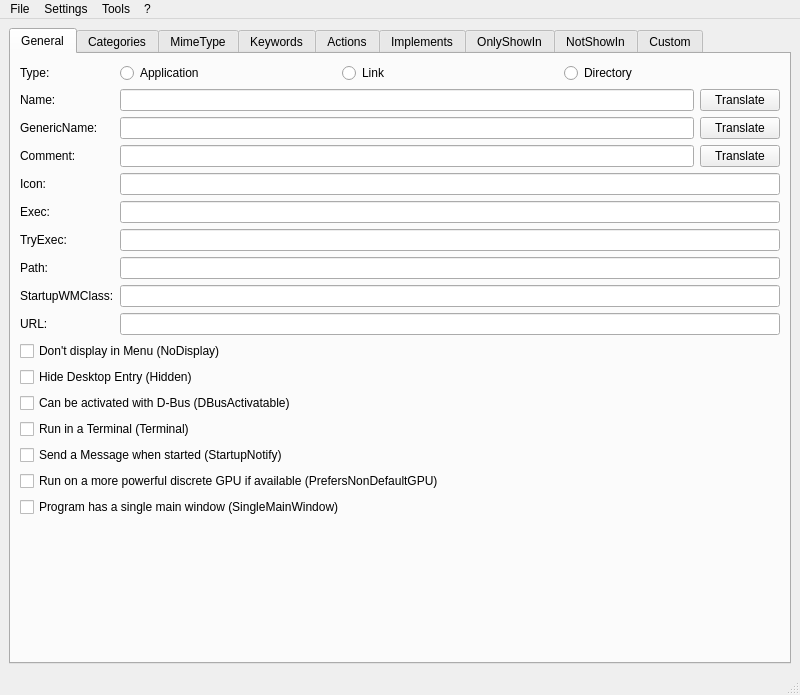
<?xml version="1.0" encoding="UTF-8"?>
<ui version="4.0">
 <class>MainWindow</class>
 <widget class="QMainWindow" name="MainWindow">
  <property name="geometry">
   <rect>
    <x>0</x>
    <y>0</y>
    <width>800</width>
    <height>695</height>
   </rect>
  </property>
  <property name="windowTitle">
   <string notr="true">MainWindow</string>
  </property>
  <widget class="QWidget" name="centralwidget">
   <layout class="QVBoxLayout" name="verticalLayout">
    <item>
     <widget class="QTabWidget" name="main_tab_widget">
      <property name="currentIndex">
       <number>0</number>
      </property>
      <widget class="QWidget" name="general_tab">
       <attribute name="title">
        <string>General</string>
       </attribute>
       <layout class="QFormLayout" name="formLayout">
        <item row="0" column="0">
         <widget class="QLabel" name="label">
          <property name="text">
           <string>Type:</string>
          </property>
         </widget>
        </item>
        <item row="0" column="1">
         <layout class="QHBoxLayout" name="horizontalLayout">
          <item>
           <widget class="QRadioButton" name="application_type_rad">
            <property name="text">
             <string>Application</string>
            </property>
           </widget>
          </item>
          <item>
           <widget class="QRadioButton" name="link_type_rad">
            <property name="text">
             <string>Link</string>
            </property>
           </widget>
          </item>
          <item>
           <widget class="QRadioButton" name="directory_type_rad">
            <property name="text">
             <string>Directory</string>
            </property>
           </widget>
          </item>
         </layout>
        </item>
        <item row="1" column="0">
         <widget class="QLabel" name="label_2">
          <property name="text">
           <string>Name:</string>
          </property>
         </widget>
        </item>
        <item row="1" column="1">
         <layout class="QHBoxLayout" name="horizontalLayout_2">
          <item>
           <widget class="QLineEdit" name="name_edit"/>
          </item>
          <item>
           <widget class="QPushButton" name="translate_name_button">
            <property name="text">
             <string>Translate</string>
            </property>
           </widget>
          </item>
         </layout>
        </item>
        <item row="2" column="0">
         <widget class="QLabel" name="label_3">
          <property name="text">
           <string>GenericName:</string>
          </property>
         </widget>
        </item>
        <item row="2" column="1">
         <layout class="QHBoxLayout" name="horizontalLayout_3">
          <item>
           <widget class="QLineEdit" name="generic_name_edit"/>
          </item>
          <item>
           <widget class="QPushButton" name="translate_generic_name_button">
            <property name="text">
             <string>Translate</string>
            </property>
           </widget>
          </item>
         </layout>
        </item>
        <item row="3" column="0">
         <widget class="QLabel" name="label_4">
          <property name="text">
           <string>Comment:</string>
          </property>
         </widget>
        </item>
        <item row="3" column="1">
         <layout class="QHBoxLayout" name="horizontalLayout_4">
          <item>
           <widget class="QLineEdit" name="comment_edit"/>
          </item>
          <item>
           <widget class="QPushButton" name="translate_comment_button">
            <property name="text">
             <string>Translate</string>
            </property>
           </widget>
          </item>
         </layout>
        </item>
        <item row="4" column="0">
         <widget class="QLabel" name="label_5">
          <property name="text">
           <string>Icon:</string>
          </property>
         </widget>
        </item>
        <item row="4" column="1">
         <widget class="QLineEdit" name="icon_edit"/>
        </item>
        <item row="5" column="0">
         <widget class="QLabel" name="label_6">
          <property name="text">
           <string>Exec:</string>
          </property>
         </widget>
        </item>
        <item row="5" column="1">
         <widget class="QLineEdit" name="exec_edit"/>
        </item>
        <item row="6" column="0">
         <widget class="QLabel" name="label_7">
          <property name="text">
           <string>TryExec:</string>
          </property>
         </widget>
        </item>
        <item row="6" column="1">
         <widget class="QLineEdit" name="try_exec_edit"/>
        </item>
        <item row="7" column="0">
         <widget class="QLabel" name="label_8">
          <property name="text">
           <string>Path:</string>
          </property>
         </widget>
        </item>
        <item row="7" column="1">
         <widget class="QLineEdit" name="path_edit"/>
        </item>
        <item row="8" column="0">
         <widget class="QLabel" name="label_9">
          <property name="text">
           <string>StartupWMClass:</string>
          </property>
         </widget>
        </item>
        <item row="8" column="1">
         <widget class="QLineEdit" name="startup_wm_class_edit"/>
        </item>
        <item row="9" column="0">
         <widget class="QLabel" name="label_10">
          <property name="text">
           <string>URL:</string>
          </property>
         </widget>
        </item>
        <item row="9" column="1">
         <widget class="QLineEdit" name="url_edit"/>
        </item>
        <item row="11" column="0" colspan="2">
         <widget class="QCheckBox" name="no_display_checkbox">
          <property name="text">
           <string>Don't display in Menu (NoDisplay)</string>
          </property>
         </widget>
        </item>
        <item row="12" column="0" colspan="2">
         <widget class="QCheckBox" name="hidden_checkbox">
          <property name="text">
           <string>Hide Desktop Entry (Hidden)</string>
          </property>
         </widget>
        </item>
        <item row="17" column="0" colspan="2">
         <widget class="QCheckBox" name="single_main_window_checkbox">
          <property name="text">
           <string>Program has a single main window (SingleMainWindow)</string>
          </property>
         </widget>
        </item>
        <item row="16" column="0" colspan="2">
         <widget class="QCheckBox" name="prefers_non_default_gpu_checkbox">
          <property name="text">
           <string>Run on a more powerful discrete GPU if available (PrefersNonDefaultGPU)</string>
          </property>
         </widget>
        </item>
        <item row="15" column="0" colspan="2">
         <widget class="QCheckBox" name="startup_notify_checkbox">
          <property name="text">
           <string>Send a Message when started (StartupNotify)</string>
          </property>
         </widget>
        </item>
        <item row="14" column="0" colspan="2">
         <widget class="QCheckBox" name="terminal_checkbox">
          <property name="text">
           <string>Run in a Terminal (Terminal)</string>
          </property>
         </widget>
        </item>
        <item row="13" column="0" colspan="2">
         <widget class="QCheckBox" name="dbus_activatable_checkbox">
          <property name="text">
           <string>Can be activated with D-Bus (DBusActivatable)</string>
          </property>
         </widget>
        </item>
       </layout>
      </widget>
      <widget class="QWidget" name="categories_tab">
       <attribute name="title">
        <string>Categories</string>
       </attribute>
       <layout class="QVBoxLayout" name="verticalLayout_2">
        <item>
         <widget class="QListWidget" name="categories_list"/>
        </item>
        <item>
         <layout class="QHBoxLayout" name="horizontalLayout_5">
          <item>
           <widget class="QPushButton" name="add_categorie_button">
            <property name="text">
             <string>Add</string>
            </property>
           </widget>
          </item>
          <item>
           <widget class="QPushButton" name="remove_categorie_button">
            <property name="text">
             <string>Remove</string>
            </property>
           </widget>
          </item>
         </layout>
        </item>
       </layout>
      </widget>
      <widget class="QWidget" name="mime_type_tab">
       <attribute name="title">
        <string>MimeType</string>
       </attribute>
       <layout class="QVBoxLayout" name="mime_type_layout">
        <property name="spacing">
         <number>0</number>
        </property>
        <property name="leftMargin">
         <number>0</number>
        </property>
        <property name="topMargin">
         <number>0</number>
        </property>
        <property name="rightMargin">
         <number>0</number>
        </property>
        <property name="bottomMargin">
         <number>0</number>
        </property>
       </layout>
      </widget>
      <widget class="QWidget" name="keywords_tab">
       <attribute name="title">
        <string>Keywords</string>
       </attribute>
       <layout class="QVBoxLayout" name="verticalLayout_5">
        <property name="spacing">
         <number>0</number>
        </property>
        <property name="leftMargin">
         <number>0</number>
        </property>
        <property name="topMargin">
         <number>0</number>
        </property>
        <property name="rightMargin">
         <number>0</number>
        </property>
        <property name="bottomMargin">
         <number>0</number>
        </property>
        <item>
         <widget class="QTabWidget" name="keywords_tab_widget">
          <property name="currentIndex">
           <number>1</number>
          </property>
          <property name="elideMode">
           <enum>Qt::ElideNone</enum>
          </property>
          <widget class="QWidget" name="untranslated_keywords_tab">
           <attribute name="title">
            <string>Untranslated</string>
           </attribute>
           <layout class="QVBoxLayout" name="untranslated_keywords_layout">
            <property name="spacing">
             <number>0</number>
            </property>
            <property name="leftMargin">
             <number>0</number>
            </property>
            <property name="topMargin">
             <number>0</number>
            </property>
            <property name="rightMargin">
             <number>0</number>
            </property>
            <property name="bottomMargin">
             <number>0</number>
            </property>
           </layout>
          </widget>
          <widget class="QWidget" name="tab_3">
           <attribute name="title">
            <string>Translated</string>
           </attribute>
           <layout class="QVBoxLayout" name="verticalLayout_6">
            <item>
             <widget class="QLabel" name="label_11">
              <property name="text">
               <string>A List of Languages in which are the Keywords translated</string>
              </property>
              <property name="alignment">
               <set>Qt::AlignCenter</set>
              </property>
             </widget>
            </item>
            <item>
             <widget class="QListWidget" name="keywords_language_list"/>
            </item>
            <item>
             <layout class="QHBoxLayout" name="horizontalLayout_8">
              <item>
               <widget class="QPushButton" name="add_keywords_language_button">
                <property name="text">
                 <string>Add</string>
                </property>
               </widget>
              </item>
              <item>
               <widget class="QPushButton" name="edit_keywords_language_button">
                <property name="text">
                 <string>Edit</string>
                </property>
               </widget>
              </item>
              <item>
               <widget class="QPushButton" name="remove_keywords_language_button">
                <property name="text">
                 <string>Remove</string>
                </property>
               </widget>
              </item>
             </layout>
            </item>
           </layout>
          </widget>
         </widget>
        </item>
       </layout>
      </widget>
      <widget class="QWidget" name="actions_tab">
       <attribute name="title">
        <string>Actions</string>
       </attribute>
       <layout class="QVBoxLayout" name="verticalLayout_3">
        <item>
         <widget class="QListWidget" name="actions_list"/>
        </item>
        <item>
         <layout class="QHBoxLayout" name="horizontalLayout_6">
          <item>
           <widget class="QPushButton" name="add_action_button">
            <property name="text">
             <string>Add</string>
            </property>
           </widget>
          </item>
          <item>
           <widget class="QPushButton" name="edit_action_button">
            <property name="text">
             <string>Edit</string>
            </property>
           </widget>
          </item>
          <item>
           <widget class="QPushButton" name="delete_action_button">
            <property name="text">
             <string>Delete</string>
            </property>
           </widget>
          </item>
         </layout>
        </item>
       </layout>
      </widget>
      <widget class="QWidget" name="implements_tab">
       <attribute name="title">
        <string>Implements</string>
       </attribute>
       <layout class="QVBoxLayout" name="implements_layout"/>
      </widget>
      <widget class="QWidget" name="only_show_in_tab">
       <attribute name="title">
        <string>OnlyShowIn</string>
       </attribute>
       <layout class="QVBoxLayout" name="only_show_in_layout"/>
      </widget>
      <widget class="QWidget" name="not_show_in_tab">
       <attribute name="title">
        <string>NotShowIn</string>
       </attribute>
       <layout class="QVBoxLayout" name="not_show_in_layout"/>
      </widget>
      <widget class="QWidget" name="custom_tab">
       <attribute name="title">
        <string>Custom</string>
       </attribute>
       <layout class="QVBoxLayout" name="verticalLayout_4">
        <item>
         <widget class="QLabel" name="label_12">
          <property name="text">
           <string>All Ccustom Keys of your Desktop Entry. Make sure the Keys starts with X-.</string>
          </property>
          <property name="alignment">
           <set>Qt::AlignCenter</set>
          </property>
          <property name="wordWrap">
           <bool>true</bool>
          </property>
         </widget>
        </item>
        <item>
         <widget class="QTableWidget" name="custom_table">
          <column>
           <property name="text">
            <string>Key</string>
           </property>
          </column>
          <column>
           <property name="text">
            <string>Value</string>
           </property>
          </column>
          <column>
           <property name="text">
            <string>Remove</string>
           </property>
          </column>
         </widget>
        </item>
        <item>
         <layout class="QHBoxLayout" name="horizontalLayout_7">
          <item>
           <widget class="QPushButton" name="add_custom_button">
            <property name="text">
             <string>Add</string>
            </property>
           </widget>
          </item>
          <item>
           <widget class="QPushButton" name="check_custom_button">
            <property name="text">
             <string>Check</string>
            </property>
           </widget>
          </item>
         </layout>
        </item>
       </layout>
      </widget>
     </widget>
    </item>
   </layout>
  </widget>
  <widget class="QMenuBar" name="menubar">
   <property name="geometry">
    <rect>
     <x>0</x>
     <y>0</y>
     <width>800</width>
     <height>21</height>
    </rect>
   </property>
   <widget class="QMenu" name="menuFile">
    <property name="title">
     <string>File</string>
    </property>
    <widget class="QMenu" name="recent_files_menu">
     <property name="title">
      <string>Open recent</string>
     </property>
     <addaction name="actionPlaceholder"/>
    </widget>
    <widget class="QMenu" name="new_template_file_menu">
     <property name="title">
      <string>New (from Template)</string>
     </property>
     <addaction name="actionPlaceholder_2"/>
    </widget>
    <addaction name="new_action"/>
    <addaction name="new_template_file_menu"/>
    <addaction name="separator"/>
    <addaction name="open_action"/>
    <addaction name="recent_files_menu"/>
    <addaction name="open_url_action"/>
    <addaction name="separator"/>
    <addaction name="save_action"/>
    <addaction name="save_as_action"/>
    <addaction name="separator"/>
    <addaction name="exit_action"/>
   </widget>
   <widget class="QMenu" name="menuTools">
    <property name="title">
     <string>Tools</string>
    </property>
    <addaction name="validate_action"/>
    <addaction name="preview_action"/>
   </widget>
   <widget class="QMenu" name="menuSettings">
    <property name="title">
     <string>Settings</string>
    </property>
    <addaction name="settings_action"/>
    <addaction name="manage_templates_action"/>
   </widget>
   <widget class="QMenu" name="menu">
    <property name="title">
     <string notr="true">?</string>
    </property>
    <addaction name="welcome_dialog_action"/>
    <addaction name="specification_action"/>
    <addaction name="separator"/>
    <addaction name="view_source_action"/>
    <addaction name="report_bug_action"/>
    <addaction name="translate_action"/>
    <addaction name="donate_action"/>
    <addaction name="separator"/>
    <addaction name="about_action"/>
    <addaction name="about_qt_action"/>
   </widget>
   <addaction name="menuFile"/>
   <addaction name="menuSettings"/>
   <addaction name="menuTools"/>
   <addaction name="menu"/>
  </widget>
  <widget class="QStatusBar" name="statusbar"/>
  <action name="new_action">
   <property name="text">
    <string>New</string>
   </property>
  </action>
  <action name="open_action">
   <property name="text">
    <string>Open</string>
   </property>
  </action>
  <action name="save_action">
   <property name="text">
    <string>Save</string>
   </property>
  </action>
  <action name="save_as_action">
   <property name="text">
    <string>Save as...</string>
   </property>
  </action>
  <action name="exit_action">
   <property name="text">
    <string>Exit</string>
   </property>
  </action>
  <action name="actionPlaceholder">
   <property name="text">
    <string notr="true">Placeholder</string>
   </property>
  </action>
  <action name="validate_action">
   <property name="text">
    <string>Validate</string>
   </property>
  </action>
  <action name="preview_action">
   <property name="text">
    <string>Preview</string>
   </property>
  </action>
  <action name="specification_action">
   <property name="text">
    <string>Desktop Entry Specification</string>
   </property>
  </action>
  <action name="about_action">
   <property name="text">
    <string>About</string>
   </property>
  </action>
  <action name="about_qt_action">
   <property name="text">
    <string>About Qt</string>
   </property>
  </action>
  <action name="settings_action">
   <property name="text">
    <string>Settings</string>
   </property>
  </action>
  <action name="manage_templates_action">
   <property name="text">
    <string>Manage templates</string>
   </property>
  </action>
  <action name="actionPlaceholder_2">
   <property name="text">
    <string notr="true">Placeholder</string>
   </property>
  </action>
  <action name="open_url_action">
   <property name="text">
    <string>Open from URL</string>
   </property>
  </action>
  <action name="welcome_dialog_action">
   <property name="text">
    <string>Show Welcome Dialog</string>
   </property>
  </action>
  <action name="view_source_action">
   <property name="text">
    <string>View Source</string>
   </property>
  </action>
  <action name="report_bug_action">
   <property name="text">
    <string>Report Bug</string>
   </property>
  </action>
  <action name="translate_action">
   <property name="text">
    <string>Translate</string>
   </property>
  </action>
  <action name="donate_action">
   <property name="text">
    <string>Donate</string>
   </property>
  </action>
 </widget>
 <resources/>
 <connections/>
</ui>
